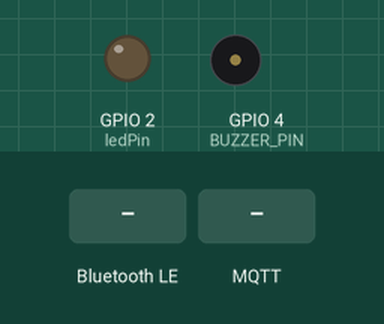
This sketch was run on a simulated ESP32-C3. On the bench: output pins drawn as LEDs (lit = HIGH), buzzer (waves = sounding). The test bench sets the inputs (shaded band). WiFi joins after 1.5 s; servers stay silent unless stated; random numbers use the default seed unless the sketch sets one; no MQTT or app messages arrive unless stated; nothing arrives over Bluetooth unless stated; a phone connects over Bluetooth LE 3 s after start; what the sketch prints to the serial monitor is not drawn.

Above: at 3.7 s.
3.8 s: Bluetooth LE write "3" received
At 4.9 s:
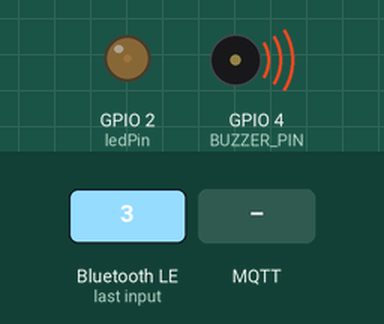
6.8 s: MQTT message "1" arrives on the first subscribed topic
8.9 s: MQTT message "on" arrives on the first subscribed topic
11.9 s: MQTT message "off" arrives on the first subscribed topic
16.4 s: MQTT message "3" arrives on the first subscribed topic
At 16.6 s:
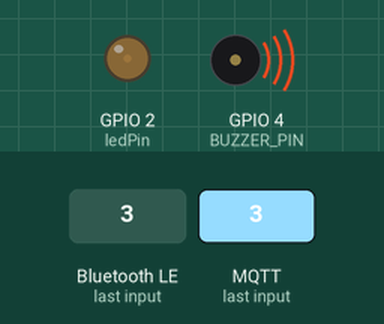
Timing chart, 0 to 20.4 s (numbered marks = the images above; inputs shaded):
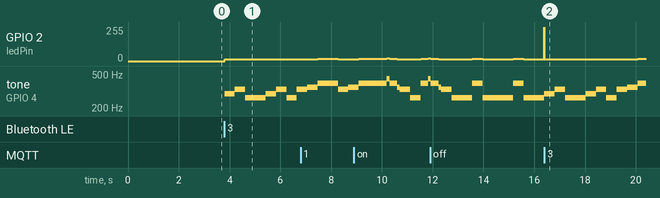

Measured:
- after the input at 3.8 s, GPIO 2 (ledPin): goes 12/255 0.41 s, 15/255 0.41 s, 12/255 1.2 s, 15/255 0.41 s, 12/255 0.41 s, then 15/255, starting at once; tone on GPIO 4 (BUZZER_PIN): plays 294 Hz for 0.41 s, 330 Hz for 0.41 s, 262 Hz for 0.81 s, 294 Hz for 0.41 s, 330 Hz for 0.41 s, 262 Hz for 0.41 s … (7 notes in this stretch), starting at once

The sketch:

led.ino
```cpp
#include <WiFi.h>
#include <PubSubClient.h>
#include <BLEDevice.h>
#include <BLEUtils.h>
#include <BLEServer.h>

// ========== WiFi 配置 ==========
const char* ssid = "TP-LINK_C0AE";
const char* password = "12345678";

// ========== MQTT 配置 ==========
const char* mqtt_server = "broker-cn.emqx.io";
const int mqtt_port = 1883;
const char* mqtt_topic_control = "esp32/led/control";
const char* mqtt_topic_status = "esp32/led/status";

// ========== LED 引脚（PWM）==========
const int ledPin = 2;
bool ledStatus = false;               // 外部期望的开关状态（true=开，false=关）
#define LEDC_BASE_FREQ  5000           // PWM频率
#define LEDC_TIMER_BIT  8              // 8位分辨率

// ========== 蜂鸣器引脚 ==========
#define BUZZER_PIN 4

// ========== BLE 相关 ==========
#define SERVICE_UUID        "6E400001-B5A3-F393-E0A9-E50E24DCCA9E"
#define CHARACTERISTIC_UUID "6E400002-B5A3-F393-E0A9-E50E24DCCA9E"
BLECharacteristic *pCharacteristic;
bool deviceConnected = false;

// ========== WiFi 客户端与 MQTT 客户端 ==========
WiFiClient espClient;
PubSubClient client(espClient);

// ========== 音乐播放相关 ==========
const int toneFreq[] = {
  262, 294, 330, 349, 392, 440, 494,  // 中音 1-7
  523, 587, 659, 698, 784, 880, 988   // 高音 1-7
};
const int musicNotes[] = {
  1, 2, 3, 1,    1, 2, 3, 1,    3, 4, 5,       3, 4, 5,
  5, 6, 5, 4, 3, 1,    5, 6, 5, 4, 3, 1,
  1, 5, 1,       1, 5, 1
};
const int musicDurations[] = {
  400, 400, 400, 400,    400, 400, 400, 400,    400, 400, 800,    400, 400, 800,
  300, 100, 300, 100, 400, 400,    300, 100, 300, 100, 400, 400,
  400, 400, 800,    400, 400, 800
};
#define NOTE_COUNT (sizeof(musicNotes)/sizeof(musicNotes[0]))

bool playingMusic = false;
int currentNoteIndex = 0;
unsigned long noteStartTime = 0;

// ========== LED PWM 控制函数 ==========
void initLedPWM() {
  // 新版 API：直接指定引脚、频率、分辨率
  ledcAttach(ledPin, LEDC_BASE_FREQ, LEDC_TIMER_BIT);
}

// 设置 LED 亮度 (0-100)
void setLedBrightness(int percent) {
  int duty = map(percent, 0, 100, 0, 255);
  ledcWrite(ledPin, duty);
}

// 设置 LED 开关（全亮或全灭）
void setLed(bool on) {
  if (on) {
    ledcWrite(ledPin, 255); // 全亮
  } else {
    ledcWrite(ledPin, 0);   // 全灭
  }
}

// ========== BLE 服务器回调类 ==========
class MyServerCallbacks: public BLEServerCallbacks {
  void onConnect(BLEServer* pServer) {
    deviceConnected = true;
    Serial.println("BLE 已连接");
  }
  void onDisconnect(BLEServer* pServer) {
    deviceConnected = false;
    Serial.println("BLE 断开连接");
    pServer->getAdvertising()->start();
  }
};

// ========== BLE 特征值回调类（接收手机写入）==========
class MyCallbacks: public BLECharacteristicCallbacks {
  void onWrite(BLECharacteristic *pCharacteristic) {
    String value = pCharacteristic->getValue();
    if (value.length() > 0) {
      Serial.print("BLE 收到原始字节: ");
      // 以十六进制打印每个字节，便于调试
      for (int i = 0; i < value.length(); i++) {
        Serial.print("0x");
        Serial.print((uint8_t)value[i], HEX);
        Serial.print(" ");
      }
      Serial.print(" 字符串形式: ");
      Serial.println(value);

      if (value == "1") {
        ledStatus = true;
        if (!playingMusic) {
          setLed(true);
        }
        client.publish(mqtt_topic_status, "1");
      } else if (value == "2") {
        ledStatus = false;
        if (!playingMusic) {
          setLed(false);
        }
        client.publish(mqtt_topic_status, "2");
      } else if (value == "3") {
        startMusic();
      }
    }
  }
};

// ========== MQTT 回调 ==========
void callback(char* topic, byte* payload, unsigned int length) {
  Serial.print("MQTT 收到 [");
  Serial.print(topic);
  Serial.print("] ");
  for (int i = 0; i < length; i++) {
    Serial.print((char)payload[i]);
  }
  Serial.println();

  if (length == 1) {
    char cmd = (char)payload[0];
    if (cmd == '1') {
      ledStatus = true;
      if (!playingMusic) {
        setLed(true);
      }
      client.publish(mqtt_topic_status, "1");   // 新增：发布状态
    } else if (cmd == '2') {
      ledStatus = false;
      if (!playingMusic) {
        setLed(false);
      }
      client.publish(mqtt_topic_status, "2");   // 新增：发布状态
    } else if (cmd == '3') {
      startMusic();
    }
  }
}

// ========== 开始播放音乐 ==========
void startMusic() {
  if (!playingMusic) {
    playingMusic = true;
    currentNoteIndex = 0;
    noteStartTime = millis();
    Serial.println("开始播放《两只老虎》");
  }
}

// ========== 停止播放音乐（恢复 LED 状态）==========
void stopMusic() {
  playingMusic = false;
  noTone(BUZZER_PIN);
  // 根据 ledStatus 恢复 LED
  setLed(ledStatus);
  client.publish(mqtt_topic_status, ledStatus ? "1" : "2");   // 新增：发布恢复后的状态
  Serial.println("音乐播放结束");
}

// ========== 播放一个音符（非阻塞） ==========
void playNote(int noteIdx) {
  if (noteIdx < 0 || noteIdx >= NOTE_COUNT) return;
  int note = musicNotes[noteIdx] - 1;
  int freq = toneFreq[note];
  tone(BUZZER_PIN, freq);

  // --- 夸张的亮度映射（指数曲线） ---
  const int minFreq = 130;   // 最低频率约130Hz
  const int maxFreq = 1000;  // 最高频率约1000Hz
  int limitedFreq = constrain(freq, minFreq, maxFreq);

  float ratio = (float)(limitedFreq - minFreq) / (maxFreq - minFreq);
  ratio = ratio * ratio * ratio;   // 立方

  int minBrightness = 5;     // 最低亮度5%
  int maxBrightness = 100;    // 最高亮度100%
  int brightness = minBrightness + (int)(ratio * (maxBrightness - minBrightness));
  brightness = constrain(brightness, 0, 100);

  setLedBrightness(brightness);
}

// ========== MQTT 重连 ==========
void reconnect() {
  while (!client.connected()) {
    Serial.print("连接 MQTT...");
    String clientId = "ESP32_" + String(random(0xffff), HEX);
    if (client.connect(clientId.c_str())) {
      Serial.println("已连接");
      client.subscribe(mqtt_topic_control);
      client.publish(mqtt_topic_status, ledStatus ? "1" : "2");
    } else {
      Serial.print("失败，错误码=");
      Serial.print(client.state());
      Serial.println(" 5秒后重试");
      delay(5000);
    }
  }
}

// ========== 初始化 BLE ==========
void initBLE() {
  BLEDevice::init("ESP32-C3_LED");
  BLEServer *pServer = BLEDevice::createServer();
  pServer->setCallbacks(new MyServerCallbacks());

  BLEService *pService = pServer->createService(SERVICE_UUID);
  pCharacteristic = pService->createCharacteristic(
                      CHARACTERISTIC_UUID,
                      BLECharacteristic::PROPERTY_WRITE
                    );
  pCharacteristic->setCallbacks(new MyCallbacks());

  pService->start();

  BLEAdvertising *pAdvertising = pServer->getAdvertising();
  pAdvertising->setMinPreferred(0x06);
  pAdvertising->setMaxPreferred(0x0C);
  pAdvertising->setScanResponse(false);
  pAdvertising->start();
  Serial.println("BLE 服务已启动，设备名: ESP32-C3_LED");
}

// ========== 初始化 ==========
void setup() {
  Serial.begin(115200);
  delay(1000); // 等待串口稳定

  initLedPWM();                // 初始化 LED PWM
  setLed(ledStatus);           // 根据初始状态设置 LED

  pinMode(BUZZER_PIN, OUTPUT);
  digitalWrite(BUZZER_PIN, LOW);

  WiFi.begin(ssid, password);
  Serial.print("连接 WiFi");
  while (WiFi.status() != WL_CONNECTED) {
    delay(500);
    Serial.print(".");
  }
  Serial.println("\nWiFi 连接成功！IP: " + WiFi.localIP().toString());

  client.setServer(mqtt_server, mqtt_port);
  client.setCallback(callback);

  initBLE();
}

// ========== 主循环 ==========
void loop() {
  if (!client.connected()) {
    reconnect();
  }
  client.loop();

  if (playingMusic) {
    unsigned long now = millis();
    int duration = musicDurations[currentNoteIndex];

    if (currentNoteIndex == 0 || now - noteStartTime >= duration) {
      currentNoteIndex++;
      if (currentNoteIndex >= NOTE_COUNT) {
        stopMusic();
      } else {
        noteStartTime = now;
        playNote(currentNoteIndex);
      }
    }
  }

  delay(10);
}
```
